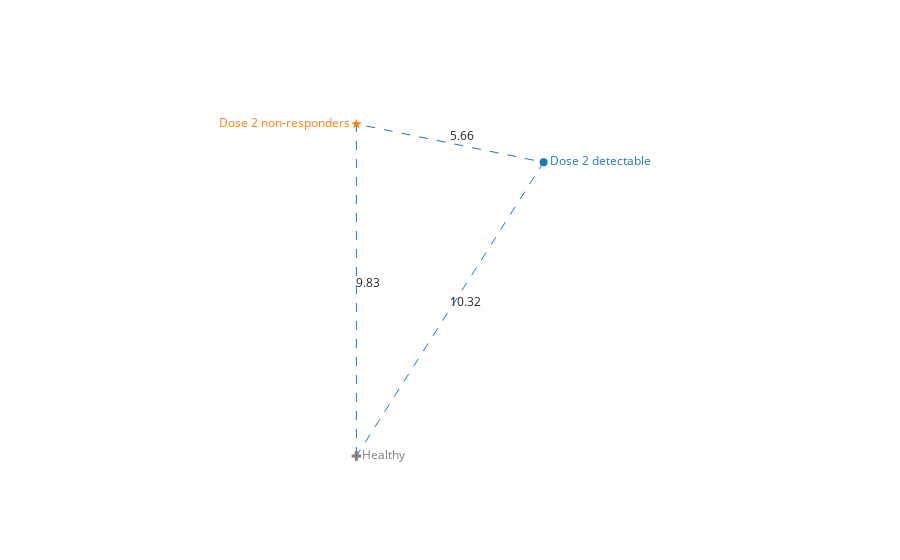

Here is the notebook cell this chart was saved with:
### Code cell
fig = go.Figure()
fig.update_layout(template="simple_white",showlegend=False)
fig.add_traces([data,dist,Nfig,Hfig,Dfig])
fig.update_yaxes(
    scaleanchor = "x",
    scaleratio = 1,
    showticklabels=False,
    showline=False,
    ticks=""
  )
fig.update_xaxes(showticklabels=False,showline=False,ticks="")
fig.show()

### Figure 1 — Plotly figure (JSON) as saved in the notebook; plotly's stock layout.template omitted (floating-point values rounded to 4 significant figures)
{"data": [{"line": {"dash": "dash", "width": 1}, "mode": "lines", "name": "citations", "type": "scatter", "x": [0, 0, 5.543, 0], "y": [0, 9.831, 8.699, 0]}, {"mode": "text", "text": ["9.83", "10.32", "5.66"], "textposition": "top right", "type": "scatter", "x": [0, 2.772, 2.772], "y": [4.915, 4.35, 9.265]}, {"marker": {"color": "#ff7f0e", "size": 8, "symbol": "star"}, "mode": "markers+text", "text": ["Dose 2 non-responders"], "textfont": {"color": "#ff7f0e"}, "textposition": "middle left", "type": "scatter", "x": [0], "y": [9.831]}, {"marker": {"color": "#7f7f7f", "size": 8, "symbol": "cross"}, "mode": "markers+text", "text": ["Healthy"], "textfont": {"color": "#7f7f7f"}, "textposition": "middle right", "type": "scatter", "x": [0], "y": [0]}, {"marker": {"color": "#1f77b4", "size": 8}, "mode": "markers+text", "text": ["Dose 2 detectable"], "textfont": {"color": "#1f77b4"}, "textposition": "middle right", "type": "scatter", "x": [5.543], "y": [8.699]}], "layout": {"autosize": true, "showlegend": false, "xaxis": {"autorange": true, "domain": [0, 1], "range": [-33.54, 39.09], "showline": false, "showticklabels": false, "ticks": "", "type": "linear"}, "yaxis": {"autorange": true, "domain": [0, 1], "range": [-0.9055, 10.74], "scaleanchor": "x", "scaleratio": 1, "showline": false, "showticklabels": false, "ticks": "", "type": "linear"}}}
